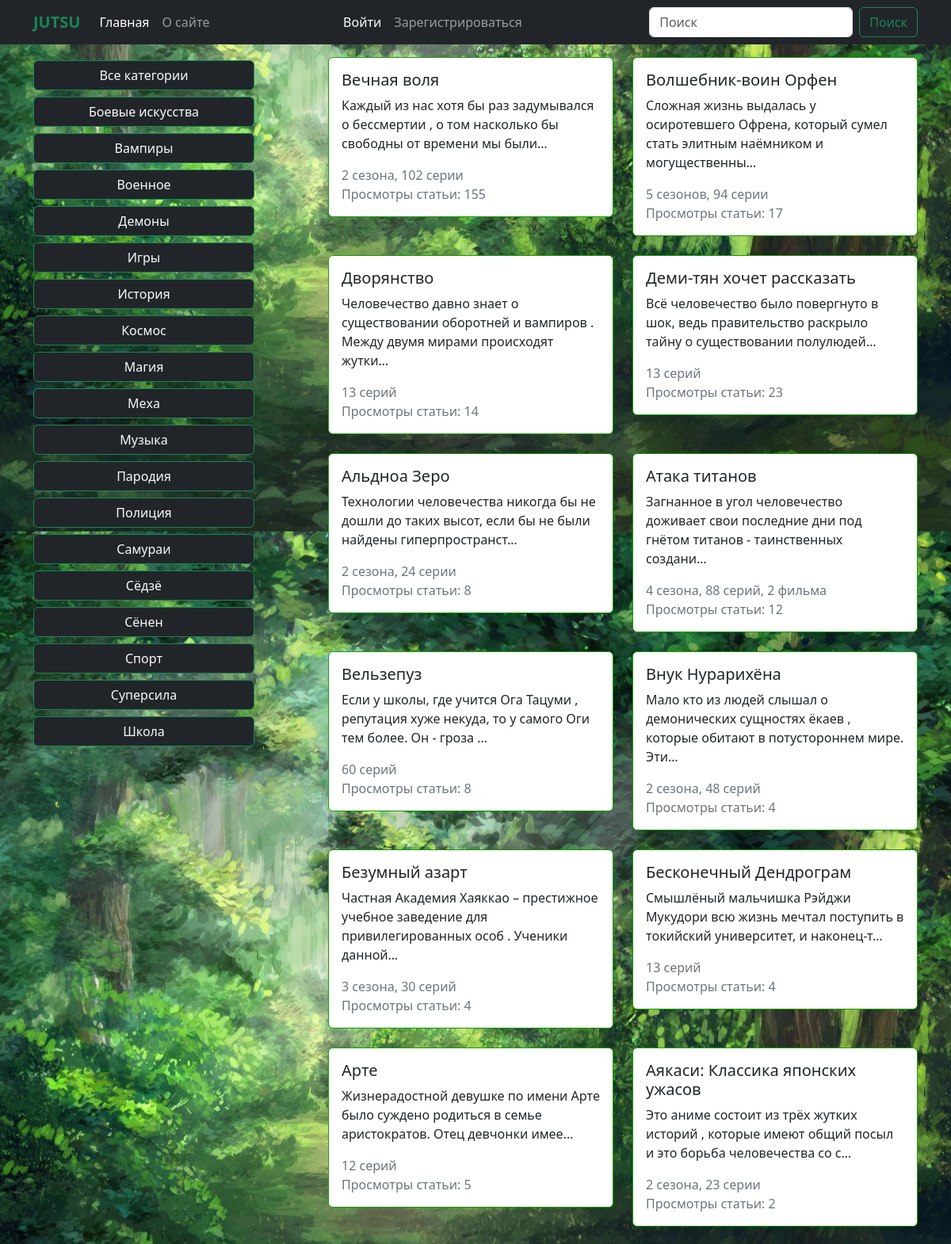
The page / (upper part) on the database its author committed.
### blog/models.py (models this page shows, shortened)
class Category(models.Model):
    title = models.CharField(max_length=50, verbose_name='Тип')
    def get_absolute_url(self):
        return reverse('category', kwargs={'pk': self.pk})
    class Meta:
        verbose_name = 'Тип'
        verbose_name_plural = 'Типы'

class Article(models.Model):
    title = models.CharField(max_length=50, verbose_name='Название аниме')
    original_name = models.CharField(max_length=100, verbose_name='Оригинальное название')
    photo = models.ImageField(upload_to='photos/', blank=True, null=True, verbose_name='Изображение')
    episodes = models.CharField(max_length=150, verbose_name='Кол-во сезонов, серий, фильмов', blank=True, null=True)
    genres = models.CharField(max_length=200, verbose_name='Жанры', blank=True, null=True)
    releases = models.CharField(max_length=100, verbose_name='Годы выпуска')
    description = models.TextField(verbose_name='Описание')
    age_limit = models.CharField(max_length=10, verbose_name='Возрастное ограничение')
    category = models.ForeignKey(Category, on_delete=models.CASCADE)
    created_at = models.DateTimeField(auto_now_add=True, verbose_name='Дата создания', blank=True, null=True)
    updated_at = models.DateTimeField(auto_now=True, verbose_name='Дата изменения', blank=True, null=True)
    views = models.IntegerField(default=0, verbose_name='Просмотры', blank=True, null=True)
    video = models.CharField(max_length=500, verbose_name='Ссылка на видео', blank=True, null=True)
    def get_absolute_url(self):
        return reverse('article', kwargs={'pk': self.pk})
    class Meta:
        verbose_name = 'Статья'
        verbose_name_plural = 'Статьи'

### blog/views.py (the view)
# urls.py: path('', ArticleListView.as_view(), name='index'),
class ArticleListView(ListView):
    model = Article
    context_object_name = 'articles'
    template_name = 'blog/index.html'
    extra_context = {
        'title': 'JUTSU'
    }

### blog/templatetags/blog_tags.py (called while the page is built)
@register.simple_tag()
def get_categories():
    return Category.objects.all()

### blog/templates/blog/index.html (shortened to what this page needs)
{% extends 'base.html' %}
{% block main %}
<div class="block_main">
    <div class="container">
        <div class="d-flex justify-content-between pt-3">
            <div class="col-3">
                {% include 'blog/components/_nav.html' %}
            </div>
            <div class="col-8">
                <div class="row row-cols-1 row-cols-md-2 g-4">
                    {% for article in articles %}
                    {% include 'blog/components/_card.html' %}
                    {% endfor %}
                </div>
            </div>
        </div>
    </div>
</div>
{% endblock main %}

### blog/templates/blog/components/_nav.html
{% load blog_tags %}
<div class="nav-scroller py-1 mb-2">
    <nav class="nav d-flex justify-content-between">
        <a class="btn btn-dark text-light rounded border-success" style="width:100%;" href="{% url 'index' %}">Все категории</a>
        {% get_categories as categories %}
        {% for category in categories %}
        <a class="btn btn-dark text-light rounded border-success mt-2" style="width:100%;" href="{{ category.get_absolute_url }}">{{ category.title }}</a>
        {% endfor %}
    </nav>
</div>

### blog/templates/blog/components/_card.html (shortened to what this page needs)
{% load blog_tags %}
<a href="{{ article.get_absolute_url }}" class="link_card">
    <div class="row row-cols-1 g-4">
        <div class="col">
            <div class="card">
                <div class="card-body" style="max-height: 50vh;">
                    <h5 class="card-title">{{ article.title }}</h5>
                    <p class="card-text">{{ article.description|truncatechars:100 }}</p>
                    <span class="text-secondary">{{ article.episodes }}<br>Просмотры статьи: {{ article.views }}</span>
                </div>
            </div>
        </div>
    </div>
</a>

### blog/static/blog/css/style.css (style rules this page uses)
body { background: white; }
.card { border: 1px solid rgb(18, 158, 0) !important; }
.link_card { text-decoration: none; color: black; }
.block_main { background-position: center; background-image: url(../image/4.jpg); background-attachment: fixed; }

### rows shown on the page
Category: title "Боевые искусства"
Category: title "Вампиры"
Category: title "Военное"
Category: title "Демоны"
Category: title "Игры"
Category: title "История"
Category: title "Космос"
Category: title "Магия"
Category: title "Меха"
Category: title "Музыка"
Category: title "Пародия"
Category: title "Полиция"
Category: title "Самураи"
Category: title "Сёдзё"
Category: title "Сёнен"
Category: title "Спорт"
Category: title "Суперсила"
Category: title "Школа"
Article: title "Вечная воля", description "Каждый из нас хотя бы раз задумывался о бессмертии , о том насколько бы свободны от времени мы были…", episodes "2 сезона, 102 серии", views "155"
Article: title "Волшебник-воин Орфен", description "Сложная жизнь выдалась у осиротевшего Офрена, который сумел стать элитным наёмником и могущественны…", episodes "5 сезонов, 94 серии", views "17"
Article: title "Дворянство", description "Человечество давно знает о существовании оборотней и вампиров . Между двумя мирами происходят жутки…", episodes "13 серий", views "14"
Article: title "Деми-тян хочет рассказать", description "Всё человечество было повергнуто в шок, ведь правительство раскрыло тайну о существовании полулюдей…", episodes "13 серий", views "23"
Article: title "Альдноа Зеро", description "Технологии человечества никогда бы не дошли до таких высот, если бы не были найдены гиперпространст…", episodes "2 сезона, 24 серии", views "8"
Article: title "Атака титанов", description "Загнанное в угол человечество доживает свои последние дни под гнётом титанов - таинственных создани…", episodes "4 сезона, 88 серий, 2 фильма", views "12"
Article: title "Вельзепуз", description "Если у школы, где учится Ога Тацуми , репутация хуже некуда, то у самого Оги тем более. Он - гроза …", episodes "60 серий", views "8"
Article: title "Внук Нурарихёна", description "Мало кто из людей слышал о демонических сущностях ёкаев , которые обитают в потустороннем мире. Эти…", episodes "2 сезона, 48 серий", views "4"
Article: title "Безумный азарт", description "Частная Академия Хаяккао – престижное учебное заведение для привилегированных особ . Ученики данной…", episodes "3 сезона, 30 серий", views "4"
Article: title "Бесконечный Дендрограм", description "Смышлёный мальчишка Рэйджи Мукудори всю жизнь мечтал поступить в токийский университет, и наконец-т…", episodes "13 серий", views "4"
Article: title "Арте", description "Жизнерадостной девушке по имени Арте было суждено родиться в семье аристократов. Отец девчонки имее…", episodes "12 серий", views "5"
Article: title "Аякаси: Классика японских ужасов", description "Это аниме состоит из трёх жутких историй , которые имеют общий посыл и это борьба человечества со с…", episodes "2 сезона, 23 серии", views "2"
